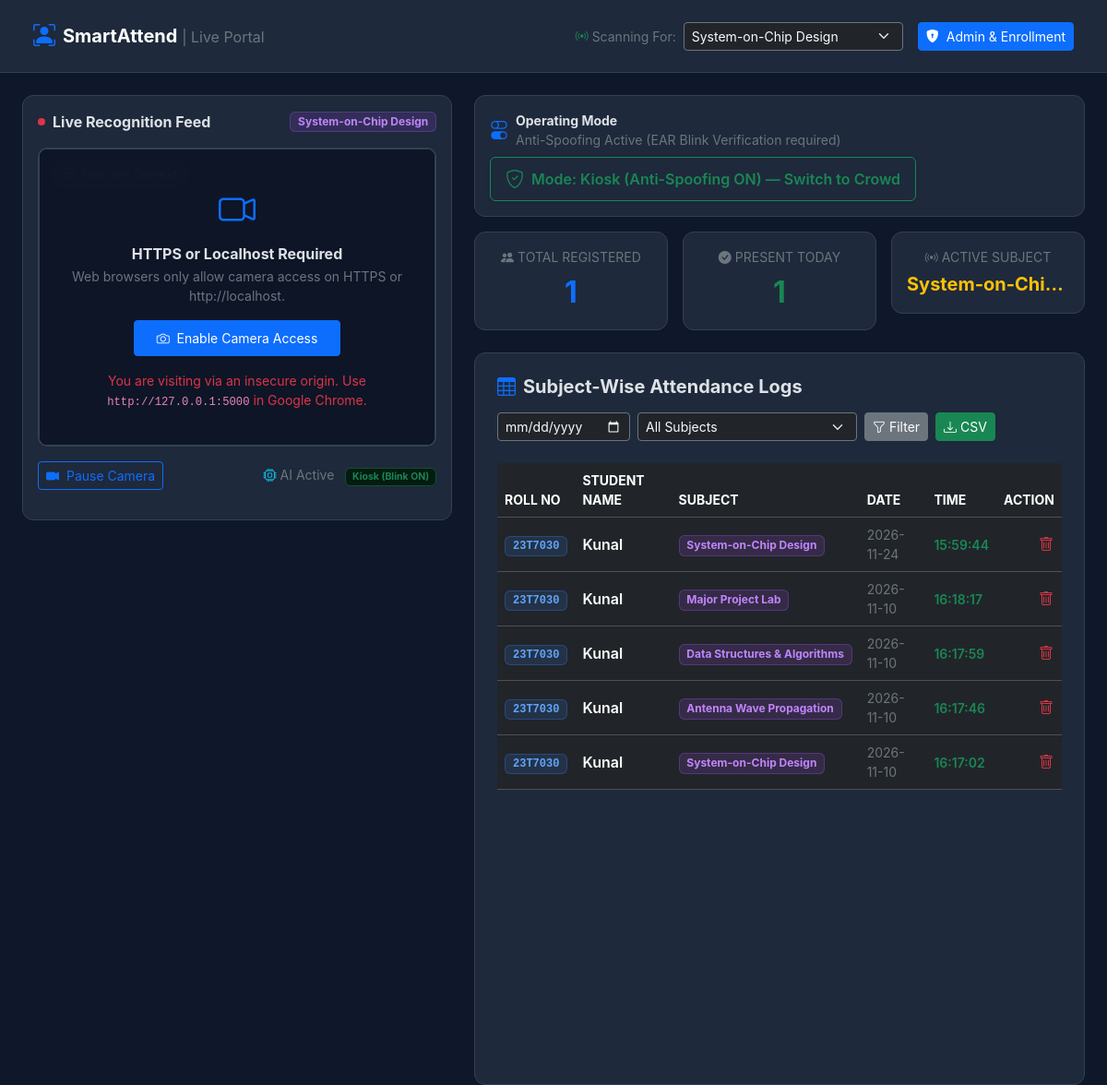
The page / on the database its author committed.
### tables this page shows
CREATE TABLE attendance_v2 (
            id INTEGER PRIMARY KEY AUTOINCREMENT,
            roll_no TEXT NOT NULL,
            name TEXT NOT NULL,
            subject TEXT NOT NULL,
            date TEXT NOT NULL,
            time TEXT NOT NULL
        );

### app.py (the view)
@app.route("/", methods=["GET"])
def index():
    global current_subject
    selected_date = request.args.get("date", "")
    selected_subject = request.args.get("subject", "All")
    records = get_attendance_records(selected_date if selected_date else None, selected_subject)
    total_students = len(get_registered_students())
    today_present = get_today_present_count()
    return render_template(
        "index.html",
        records=records,
        selected_date=selected_date,
        selected_subject=selected_subject,
        subjects=SUBJECTS,
        current_subject=current_subject,
        total_students=total_students,
        today_present=today_present,
        anti_spoofing=ENABLE_ANTI_SPOOFING
    )

### app.py (called while the page is built)
def get_attendance_records(date_filter=None, subject_filter=None):
    conn = sqlite3.connect(DB_NAME)
    cursor = conn.cursor()
    query = "SELECT id, roll_no, name, subject, date, time FROM attendance_v2 WHERE 1=1"
    params = []
    if date_filter:
        query += " AND date = ?"
        params.append(date_filter)
    if subject_filter and subject_filter != "All":
        query += " AND subject = ?"
        params.append(subject_filter)
    query += " ORDER BY id DESC"
    cursor.execute(query, params)
    records = cursor.fetchall()
    conn.close()
    return records

def get_registered_students():
    conn = sqlite3.connect(DB_NAME)
    cursor = conn.cursor()
    cursor.execute("SELECT roll_no, name, registered_on FROM students ORDER BY roll_no ASC")
    students = cursor.fetchall()
    conn.close()
    return students

def get_today_present_count():
    conn = sqlite3.connect(DB_NAME)
    cursor = conn.cursor()
    today = datetime.now().strftime("%Y-%m-%d")
    cursor.execute("SELECT COUNT(DISTINCT roll_no) FROM attendance_v2 WHERE date = ?", (today,))
    count = cursor.fetchone()[0]
    conn.close()
    return count

### templates/index.html (shortened to what this page needs)
<!DOCTYPE html>
<html lang="en" data-bs-theme="dark">
<head>
    <link href="https://cdn.jsdelivr.net/npm/bootstrap@5.3.2/dist/css/bootstrap.min.css" rel="stylesheet">
    <link href="https://cdn.jsdelivr.net/npm/bootstrap-icons@1.11.1/font/bootstrap-icons.css" rel="stylesheet">
</head>
<body>
<nav class="navbar navbar-expand-lg navbar-dark px-4 py-3 mb-4">
    <div class="container-fluid">
        <a class="navbar-brand fw-bold d-flex align-items-center gap-2" href="/">
            <i class="bi bi-person-bounding-box text-primary fs-4"></i>
            <span>SmartAttend <span class="text-secondary fw-normal fs-6">| Live Portal</span></span>
        </a>
        <form method="POST" action="/set_subject" class="d-flex align-items-center gap-2 ms-auto me-3">
            <label class="text-secondary small text-nowrap"><i class="bi bi-broadcast text-success me-1"></i>Scanning For:</label>
            <select name="active_subject" class="form-select form-select-sm bg-dark text-light border-secondary" onchange="this.form.submit()">
                {% for sub in subjects %}
                <option value="{{ sub }}" {% if sub == current_subject %}selected{% endif %}>{{ sub }}</option>
                {% endfor %}
            </select>
        </form>
        <a href="/admin" class="btn btn-primary btn-sm d-flex align-items-center gap-2">
            <i class="bi bi-shield-lock-fill"></i> Admin & Enrollment
        </a>
    </div>
</nav>
<div class="container-fluid px-4 pb-5">
    <div class="row g-4">
        <div class="col-lg-5">
            <div class="card p-3">
                <div class="d-flex justify-content-between align-items-center mb-3">
                    <span class="fw-bold d-flex align-items-center gap-2">
                        <span class="p-1 bg-danger rounded-circle d-inline-block"></span> Live Recognition Feed
                    </span>
                    <span class="badge badge-subject">{{ current_subject }}</span>
                </div>
                <div class="video-container" id="videoWrapper">
                    <div class="scanner-pill" id="camStatusBadge">
                    </div>
                    <div id="camPromptOverlay" class="cam-prompt-overlay" style="display: none;">
                        <i class="bi bi-camera-video fs-1 text-primary mb-2"></i>
                        <h6 class="fw-bold mb-1" id="promptTitle">Camera Permission Needed</h6>
                        <p class="small text-secondary mb-3" id="promptDesc">Click below to activate your webcam.</p>
                        <button type="button" class="btn btn-primary btn-sm px-4 py-2 mb-2" id="requestCamBtn" onclick="requestCameraExplicitly()">
                            <i class="bi bi-camera me-1"></i> Enable Camera Access
                        </button>
                        <div id="camDiagDetails" class="small text-danger mt-2"></div>
                    </div>
                </div>
                <div class="d-flex justify-content-between align-items-center mt-3">
                    <button class="btn btn-outline-primary btn-sm" id="toggleCamBtn" onclick="toggleCamera()">
                        <i class="bi bi-camera-video-fill me-1"></i> Pause Camera
                    </button>
                    <div class="small text-secondary">
                        <span id="fpsBadge"><i class="bi bi-cpu text-info me-1"></i>AI Active</span>
                        <span class="ms-2">
                            {% if anti_spoofing %}
                            <span class="badge bg-success-subtle text-success border border-success-subtle">Kiosk (Blink ON)</span>
                            {% else %}
                            <span class="badge bg-warning-subtle text-warning border border-warning-subtle">Crowd (Fast)</span>
                            {% endif %}
                        </span>
                    </div>
                </div>
            </div>
        </div>
        <div class="col-lg-7">
            <div class="card p-3 mb-3">
                <div class="d-flex flex-wrap justify-content-between align-items-center gap-2">
                    <div class="d-flex align-items-center gap-2">
                        <i class="bi bi-toggles text-primary fs-5"></i>
                        <div>
                            <div class="fw-bold small">Operating Mode</div>
                            <div class="text-secondary small">
                                {% if anti_spoofing %}
                                Anti-Spoofing Active (EAR Blink Verification required)
                                {% else %}
                                Fast Multi-Face Recognition (Blink check disabled)
                                {% endif %}
                            </div>
                        </div>
                    </div>
                    <form action="/toggle_mode" method="POST" class="m-0">
                        {% if anti_spoofing %}
                        <button type="submit" class="btn btn-outline-success d-flex align-items-center gap-2 fw-semibold px-3 py-2 shadow-sm">
                            <i class="bi bi-shield-check fs-5"></i>
                            <span>Mode: Kiosk (Anti-Spoofing ON) — Switch to Crowd</span>
                        </button>
                        {% else %}
                        <button type="submit" class="btn btn-outline-warning d-flex align-items-center gap-2 fw-semibold px-3 py-2 shadow-sm">
                            <i class="bi bi-people-fill fs-5"></i>
                            <span>Mode: Crowd (Multi-Face Fast) — Switch to Kiosk</span>
                        </button>
                        {% endif %}
                    </form>
                </div>
            </div>
            <div class="row g-3 mb-4">
                <div class="col-md-4">
                    <div class="card p-3 text-center">
                        <div class="text-secondary small text-uppercase mb-1"><i class="bi bi-people-fill me-1"></i>Total Registered</div>
                        <div class="fs-2 fw-bold text-primary">{{ total_students }}</div>
                    </div>
                </div>
                <div class="col-md-4">
                    <div class="card p-3 text-center">
                        <div class="text-secondary small text-uppercase mb-1"><i class="bi bi-check-circle-fill me-1"></i>Present Today</div>
                        <div class="fs-2 fw-bold text-success" id="presentCountEl">{{ today_present }}</div>
                    </div>
                </div>
                <div class="col-md-4">
                    <div class="card p-3 text-center">
                        <div class="text-secondary small text-uppercase mb-1"><i class="bi bi-broadcast me-1"></i>Active Subject</div>
                        <div class="fs-5 fw-bold text-warning text-truncate" title="{{ current_subject }}">{{ current_subject }}</div>
                    </div>
                </div>
            </div>
            <div class="card p-4 h-100">
                <div class="d-flex flex-wrap justify-content-between align-items-center gap-3 mb-4">
                    <h5 class="fw-bold mb-0"><i class="bi bi-table text-primary me-2"></i>Subject-Wise Attendance Logs</h5>
                    <form method="GET" action="/" class="d-flex flex-wrap gap-2">
                        <input type="date" name="date" value="{{ selected_date }}" class="form-control form-control-sm bg-dark text-light border-secondary" style="width: auto;">
                        <select name="subject" class="form-select form-select-sm bg-dark text-light border-secondary" style="width: auto;">
                            <option value="All" {% if selected_subject == 'All' %}selected{% endif %}>All Subjects</option>
                        </select>
                        <button type="submit" class="btn btn-sm btn-secondary"><i class="bi bi-funnel"></i> Filter</button>
                        <a href="{{ url_for('export_csv', date=selected_date, subject=selected_subject) }}" class="btn btn-sm btn-success">
                            <i class="bi bi-download"></i> CSV
                        </a>
                    </form>
                </div>
                <div class="table-responsive">
                    <table class="table table-dark table-hover align-middle">
                        <thead class="text-secondary small text-uppercase">
                            <tr>
                                <th>Roll No</th>
                                <th>Student Name</th>
                                <th>Subject</th>
                                <th>Date</th>
                                <th>Time</th>
                                <th class="text-end">Action</th>
                            </tr>
                        </thead>
                        <tbody id="attendanceTableBody">
                            {% for row in records %}
                            <tr>
                                <td><span class="badge badge-roll px-2 py-1">{{ row[1] }}</span></td>
                                <td class="fw-semibold">{{ row[2] }}</td>
                                <td><span class="badge badge-subject">{{ row[3] }}</span></td>
                                <td class="text-secondary small">{{ row[4] }}</td>
                                <td class="text-success small fw-semibold">{{ row[5] }}</td>
                                <td class="text-end">
                                    <form method="POST" action="{{ url_for('delete_log', log_id=row[0]) }}" class="d-inline">
                                        <button type="submit" class="btn btn-link text-danger p-0" title="Delete record">
                                            <i class="bi bi-trash"></i>
                                        </button>
                                    </form>
                                </td>
                            </tr>
                            {% endfor %}
                        </tbody>
                    </table>
                </div>
            </div>
        </div>
    </div>
</div>
</body>
</html>

### templates/index.html (style rules this page uses)
body { background-color: #0f172a; color: #f8fafc; font-family: 'Inter', system-ui, sans-serif; }
.navbar { background-color: #1e293b; border-bottom: 1px solid #334155; }
.card { background-color: #1e293b; border: 1px solid #334155; border-radius: 12px; }
.video-container { position: relative; border-radius: 10px; overflow: hidden; border: 2px solid #334155; background: #000; aspect-ratio: 4/3; max-height: 480px; display: flex; align-items: center; justify-content: center; }
.badge-roll { background-color: rgba(59, 130, 246, 0.15); color: #60a5fa; border: 1px solid rgba(59, 130, 246, 0.3); font-family: monospace; }
.badge-subject { background-color: rgba(168, 85, 247, 0.15); color: #c084fc; border: 1px solid rgba(168, 85, 247, 0.3); }
.scanner-pill { position: absolute; top: 12px; left: 12px; background: rgba(15, 23, 42, 0.85); backdrop-filter: blur(4px); padding: 4px 12px; border-radius: 20px; font-size: 0.8rem; border: 1px solid rgba(255, 255, 255, 0.1); z-index: 5; }
.cam-prompt-overlay { position: absolute; inset: 0; background: rgba(15, 23, 42, 0.95); display: flex; flex-direction: column; align-items: center; justify-content: center; padding: 24px; text-align: center; z-index: 10; }

### rows shown on the page
attendance_v2: roll_no "23T7030", name "Kunal", subject "System-on-Chip Design", date "2026-11-24", time "15:59:44"
attendance_v2: roll_no "23T7030", name "Kunal", subject "Major Project Lab", date "2026-11-10", time "16:18:17"
attendance_v2: roll_no "23T7030", name "Kunal", subject "Data Structures & Algorithms", date "2026-11-10", time "16:17:59"
attendance_v2: roll_no "23T7030", name "Kunal", subject "Antenna Wave Propagation", date "2026-11-10", time "16:17:46"
attendance_v2: roll_no "23T7030", name "Kunal", subject "System-on-Chip Design", date "2026-11-10", time "16:17:02"

### other values the page prints
{{ current_subject }} "System-on-Chip Design"
{{ total_students }} "1"
{{ today_present }} "1"
{{ current_subject }} "System-on-Chi…"
form field active_subject "System-on-Chip Design"
